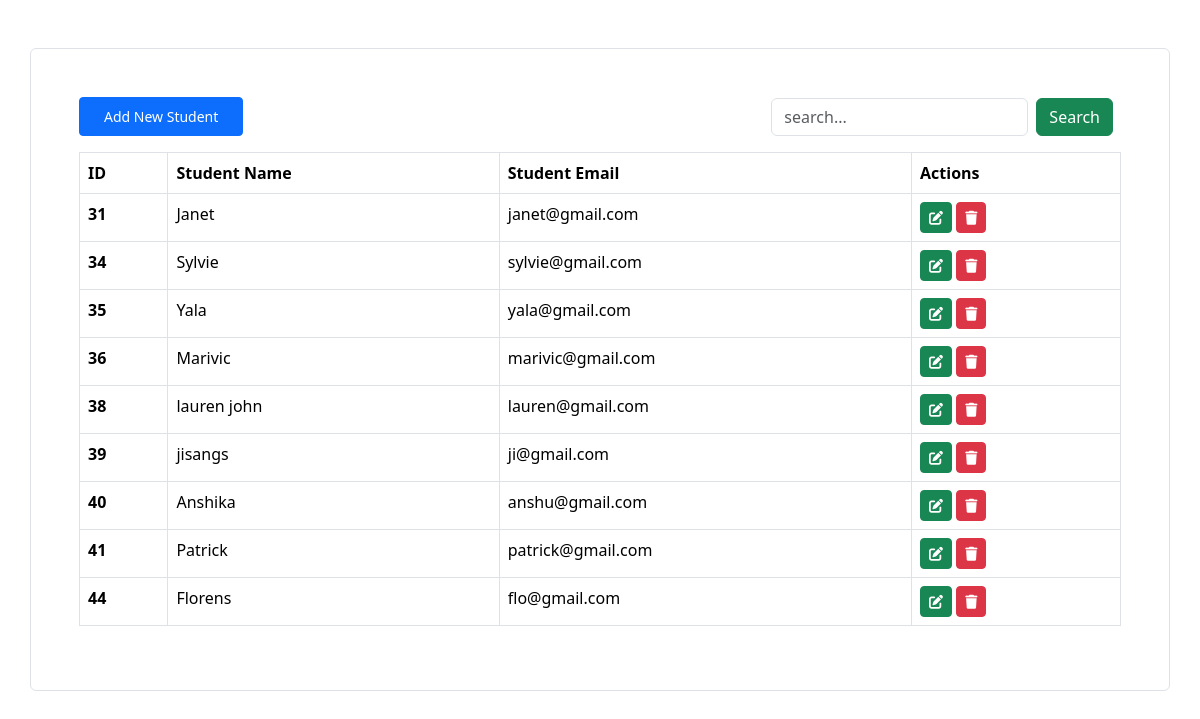
The page / on the database its author committed.
### crudapp/models.py (models this page shows, shortened)
class Student(models.Model):
    name = models.CharField(max_length = 100, verbose_name = "Student Name")
    email = models.EmailField(max_length = 277, verbose_name = "Student Email")

### crudapp/views.py (the view, shortened to what this page needs)
# urls.py: path("", views.index, name = "index")
def index(request):
    students = Student.objects.all()
    query = ""
    context = {"Sttudents": students, "query": query}
    return render(request, 'crud/index.html', context=context)

### crudapp/templates/crud/index.html (shortened to what this page needs)
<!doctype html>
<html lang="en">
  <head>
    <link href="https://cdn.jsdelivr.net/npm/bootstrap@5.3.3/dist/css/bootstrap.min.css" rel="stylesheet">
    <link rel="stylesheet" href="https://cdnjs.cloudflare.com/ajax/libs/font-awesome/6.5.1/css/all.min.css" />
  </head>
  <body>
<div class="container mt-5 p-5 border rounded">
    <div class = "d-flex justify-content-between align-items-center">
        <a href ="" data-bs-toggle="modal" data-bs-target="#addStudentModal" class = "btn btn-primary px-4 py-2 btn-sm">Add New Student</a>
        <div>
            <form action ="" method ="POST" class = "d-flex">
                <input type = "Search"  value="{{query}}" name = "searchquery" class = "form-control" placeholder = "search...">
                <button class = "btn btn-success mx-2" name = "search">Search</button>
            </form>
        </div>
    </div>
    <table class="table mt-3 table-bordered">
        <thead>
          <tr>
            <th scope="col">ID</th>
            <th scope="col">Student Name</th>
            <th scope="col">Student Email</th>
            <th scope="col">Actions</th>
          </tr>
        </thead>
        <tbody>
          {% for stude in Sttudents %}
            <tr>
                <th>{{stude.id}}</th>
                <td>{{stude.name}}</td>
                <td>{{stude.email}}</td>
                <td>
                    <a href = "" data-bs-toggle="modal" data-bs-target="#updateStudentModal_{{stude.id}}" class = "btn btn-success btn-sm"><i class="fa-solid fa-pen-to-square"></i></a>
                    <a href = "" data-bs-toggle="modal" data-bs-target="#deleteStudentModal_{{stude.id}}" class = "btn btn-danger btn-sm"> <i class="fa-solid fa-trash"></i></a>
                </td>
            </tr>
          {% endfor %}
        </tbody>
      </table>
</div>
  </body>
</html>

### rows shown on the page
Student: id "31", name "Janet", email "janet@gmail.com"
Student: id "34", name "Sylvie", email "sylvie@gmail.com"
Student: id "35", name "Yala", email "yala@gmail.com"
Student: id "36", name "Marivic", email "marivic@gmail.com"
Student: id "38", name "lauren john", email "lauren@gmail.com"
Student: id "39", name "jisangs", email "ji@gmail.com"
Student: id "40", name "Anshika", email "anshu@gmail.com"
Student: id "41", name "Patrick", email "patrick@gmail.com"
Student: id "44", name "Florens", email "flo@gmail.com"
